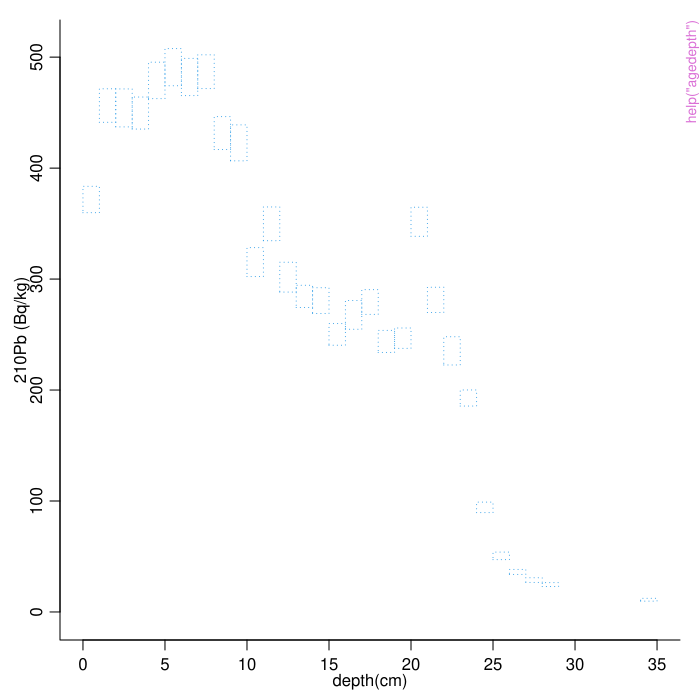

R code for this plot:
pkgname <- "rplum"
source(file.path(R.home("share"), "R", "examples-header.R"))
options(warn = 1)
library('rplum')

base::assign(".oldSearch", base::search(), pos = 'CheckExEnv')
base::assign(".old_wd", base::getwd(), pos = 'CheckExEnv')
cleanEx()
nameEx("Plum")
### * Plum

flush(stderr()); flush(stdout())

### Name: Plum
### Title: Main 210Pb age-depth modelling function
### Aliases: Plum

### ** Examples




cleanEx()
nameEx("agedepth")
### * agedepth

flush(stderr()); flush(stdout())

### Name: agedepth
### Title: Plot an age-depth model
### Aliases: agedepth

### ** Examples

  Plum(run=FALSE, ask=FALSE, coredir=tempfile())
  agedepth(age.res=50, d.res=50, d.by=1)



### * <FOOTER>
###
cleanEx()
options(digits = 7L)
base::cat("Time elapsed: ", proc.time() - base::get("ptime", pos = 'CheckExEnv'),"\n")
grDevices::dev.off()
###
### Local variables: ***
### mode: outline-minor ***
### outline-regexp: "\\(> \\)?### [*]+" ***
### End: ***
quit('no')
